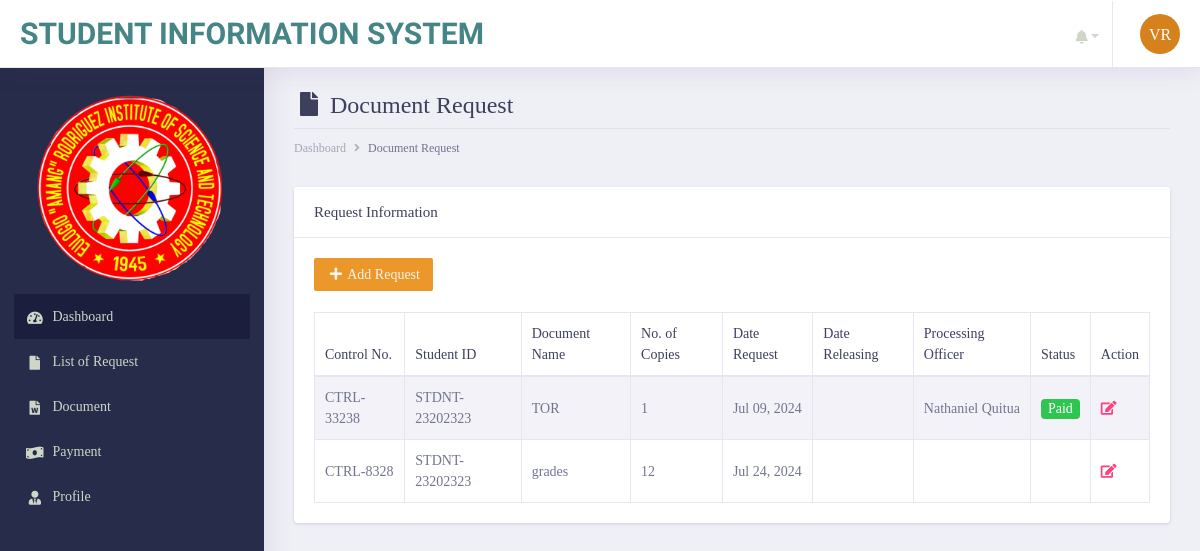
Page /student/request-list.php (signed in) on the earlier database version.
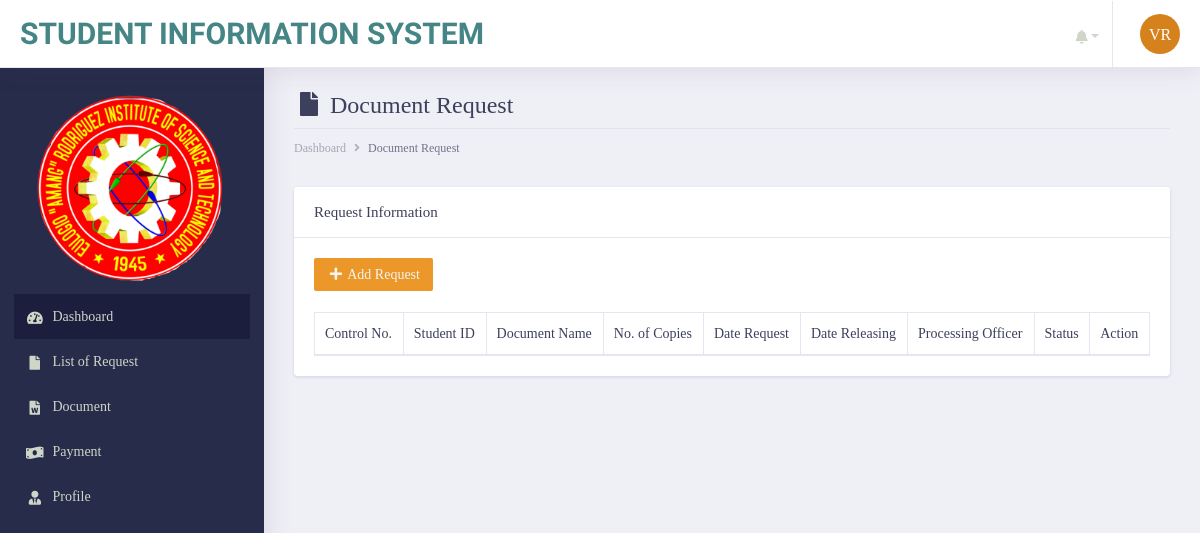
Same page on the later database version.
### tables this page shows
CREATE TABLE `tbl_documentrequest` (
  `request_id` int(11) NOT NULL,
  `control_no` varchar(255) NOT NULL,
  `studentID_no` varchar(255) NOT NULL,
  `document_name` varchar(255) NOT NULL,
  `no_ofcopies` varchar(255) NOT NULL,
  `date_request` varchar(255) NOT NULL,
  `date_releasing` varchar(255) NOT NULL,
  `processing_officer` varchar(255) NOT NULL,
  `status` varchar(255) NOT NULL,
  `remarks` varchar(255) NOT NULL,
  `student_id` int(11) NOT NULL,
  `notif` int(11) NOT NULL
);

### init/model/class_model.php (called while the page is built, shortened)
<?php
	class class_model{
		public $host = db_host;
		public $user = db_user;
		public $pass = db_pass;
		public $dbname = db_name;
		public $conn;
		private function connect(){
			$this->conn = new mysqli($this->host, $this->user, $this->pass, $this->dbname);
		}
		public function fetchAll_documentrequest($student_id){
            $sql = "SELECT * FROM  tbl_documentrequest WHERE `student_id` = ?";
				$stmt = $this->conn->prepare($sql);
			    $stmt->bind_param("i", $student_id);
				$stmt->execute();
				$result = $stmt->get_result();
		        $data = array();
		         while ($row = $result->fetch_assoc()) {
		                   $data[] = $row;
		            }
		         return $data;
		  }
	}
?>

### student/request-list.php (the view, shortened to what the changed rows need)
       <?php include('main_header/header.php');?>
        <div class="dashboard-wrapper">
            <div class="container-fluid  dashboard-content">
                <div class="row">
                    <div class="col-xl-12 col-lg-12 col-md-12 col-sm-12 col-12">
                        <div class="page-header">
                             <h2 class="pageheader-title"><i class="fa fa-fw fa-file"></i> Document Request </h2>
                        </div>
                    </div>
                </div>
                    <div class="row">
                        <div class="col-xl-12 col-lg-12 col-md-12 col-sm-12 col-12">
                            <div class="card">
                                <div class="card-body">
                                    <div class="table-responsive">
                                        <br><br>
                                        <table class="table table-striped table-bordered first">
                                            <thead>
                                                <tr>
                                                    <th scope="col">Control No.</th>
                                                    <th scope="col">Student ID</th>
                                                    <th scope="col">Document Name</th>
                                                    <th scope="col">No. of Copies</th>
                                                    <th scope="col">Date Request</th>
                                                    <th scope="col">Date Releasing</th>
                                                    <th scope="col">Processing Officer</th>
                                                    <th scope="col">Status</th>
                                                    <th scope="col">Action</th>
                                                </tr>
                                            </thead>
                                            <tbody>
                                             <?php
                                                $student_id = $_SESSION['student_id'];
                                                $conn = new class_model();
                                                $docrequest = $conn->fetchAll_documentrequest($student_id);
                                               ?>
                                                <?php foreach ($docrequest as $row) {
                                                ?>
                                                <tr>
                                                    <td><?= $row['control_no']; ?></td>
                                                    <td><?= $row['studentID_no']; ?></td>
                                                    <td><?= $row['document_name']; ?></td>
                                                    <td><?= $row['no_ofcopies']; ?></td>
                                                    <td><?= date("M d, Y",strtotime($row['date_request'])); ?></td>
                                                    <td>
                                                    </td>
                                                    <td><?= $row['processing_officer']; ?></td>
                                                    <td>
                                                     <?php
                                                       if($row['status'] ==="Pending"){
                                                           echo '<span class="badge bg-info text-white">Pending</span>';
                                                         } else if($row['status'] ==="Paid"){
                                                          echo '<span class="badge bg-success text-white">Paid</span>';
                                                         }
                                                     ?>
                                                    </td>
                                             <td class="align-right">
                                              <div class="box">
                                                        <div class="three">
                                                        <a href="edit-request.php?request=<?= $row['request_id']; ?>&student-number=<?php echo $row['studentID_no']; ?>" class="text-secondary font-weight-bold text-xs" data-toggle="tooltip" data-original-title="Edit user">
                                                          <i class="fa fa-edit"></i>
                                                        </a> &nbsp;</div>
                                                      </td>
                                                </tr>
                                             <?php } ?>
                                            </tbody>
                                        </table>
                                    </div>
                                </div>
                            </div>
                        </div>
                    </div>
            </div>
        </div>
    </div>
</body>
</html>

Differences in the rows shown:
removed tbl_documentrequest: control_no "CTRL-33238", studentID_no "STDNT-23202323", document_name "TOR", no_ofcopies "1", date_request "Jul 09, 2024", processing_officer "Nathaniel Quitua", status "Paid"
removed tbl_documentrequest: control_no "CTRL-8328", studentID_no "STDNT-23202323", document_name "grades", no_ofcopies "12", date_request "Jul 24, 2024"
